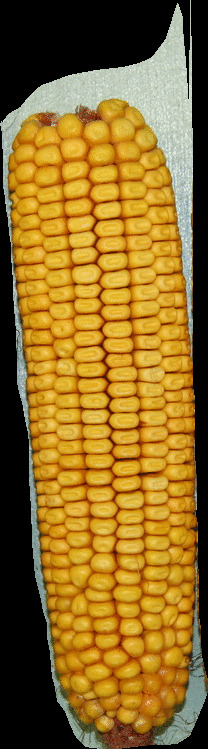
#> input picture images/corn/test5.jpg, 208 x 749 px, found by its file name
$ python 3.py
#> lines starting #> are read from the running program, lines starting #| are printed output that depends on the picture; after the words box and inside, x2 and y2 are one past the last pixel; in counts of white or black regions, pixels touching at a corner belong together
import cv2
import numpy as np

def detect_color_kernels(image_path):
    # Load the image
    image = cv2.imread(image_path)
#> image is the input picture: shape (749, 208, 3); mean B, G, R 39, 108.4, 142.9

    # Convert the image to HSV color space
    hsv_image = cv2.cvtColor(image, cv2.COLOR_BGR2HSV)
#> hsv_image: shape (749, 208, 3); mean H, S, V 21.9, 147.5, 144.5

    # Define the lower and upper thresholds for yellow color
    yellow_lower = np.array([20, 100, 100])
    yellow_upper = np.array([30, 255, 255])

    # Define the lower and upper thresholds for red color
    red_lower1 = np.array([0, 100, 100])
    red_upper1 = np.array([10, 255, 255])
    red_lower2 = np.array([160, 100, 100])
    red_upper2 = np.array([179, 255, 255])

    # Create masks for yellow and red color ranges
    yellow_mask = cv2.inRange(hsv_image, yellow_lower, yellow_upper)
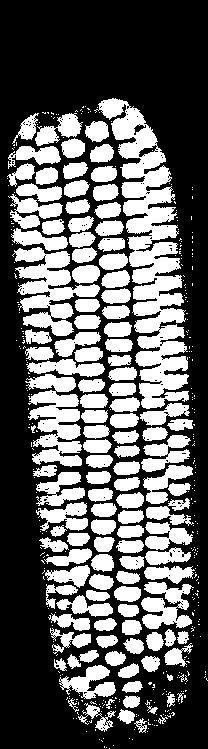
#> yellow_mask: shape (749, 208); 38.6% white; 442 white regions (318 under 20 px), largest, box (x1, y1, x2, y2) and area: (94, 98, 189, 409) 11430, (12, 247, 100, 336) 3533, (25, 374, 82, 467) 3236
    red_mask1 = cv2.inRange(hsv_image, red_lower1, red_upper1)
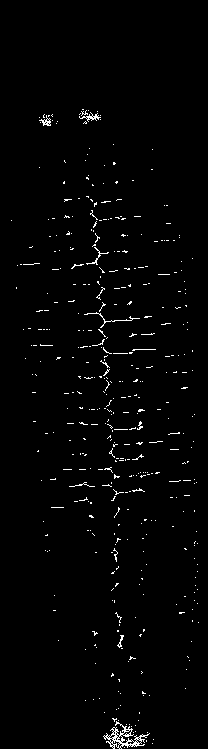
#> red_mask1: shape (749, 208); 1.6% white in thin lines or dots, all inside (x1, y1, x2, y2) = (11, 109, 199, 749)
    red_mask2 = cv2.inRange(hsv_image, red_lower2, red_upper2)
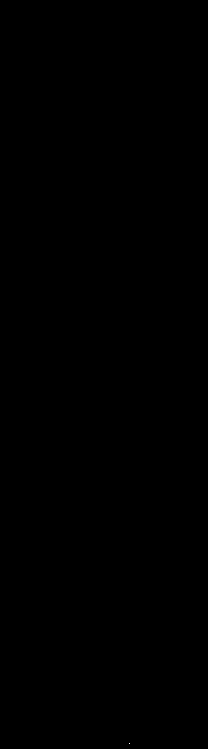
#> red_mask2: shape (749, 208); 0% white in thin lines or dots, all inside (x1, y1, x2, y2) = (129, 743, 130, 744)
    red_mask = cv2.bitwise_or(red_mask1, red_mask2)

    # Apply the masks to the original image
    yellow_result = cv2.bitwise_and(image, image, mask=yellow_mask)
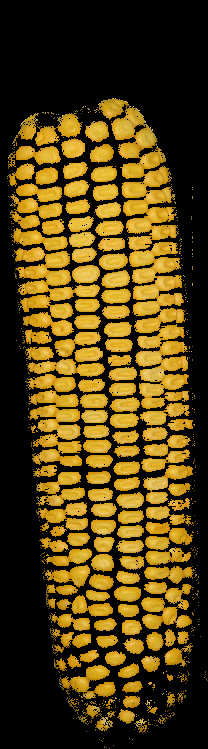
#> yellow_result: shape (749, 208, 3); mean B, G, R 16.3, 64.1, 83.2
    red_result = cv2.bitwise_and(image, image, mask=red_mask)
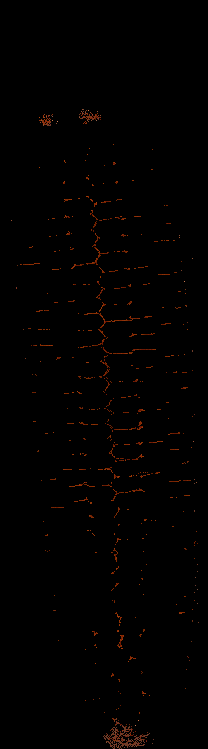
#> red_result: shape (749, 208, 3); mean B, G, R 0.2, 0.7, 2

    # Count the number of yellow and red color kernels
    yellow_count = np.count_nonzero(yellow_result)
#> yellow_count = 180253
    red_count = np.count_nonzero(red_result)
#> red_count = 6694

    # Display the number of yellow and red color kernels
    print("Number of yellow color kernels:", yellow_count)
#| Number of yellow color kernels: 180253
    print("Number of red color kernels:", red_count)
#| Number of red color kernels: 6694

# Example usage
image_path = r'C:\Users\C.GOUTHAM\Desktop\Deepcorn\images\corn\test5.jpg'
detect_color_kernels(image_path)

$ run again, with images/corn/test1.jpg copied over images/corn/test5.jpg
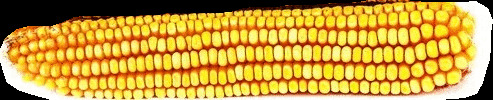
#> input picture images/corn/test1.jpg, 493 x 100 px, found by its file name
#> in detect_color_kernels, image is the input picture: shape (100, 493, 3); mean B, G, R 62.2, 158, 198
#> hsv_image: shape (100, 493, 3); mean H, S, V 21.7, 165.4, 198.2
#> in detect_color_kernels, `yellow_mask = cv2.inRange(hsv_image, yellow_lower, yellow_upper)`:
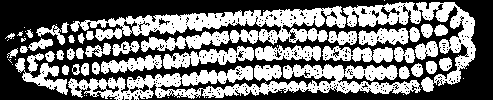
#> yellow_mask: shape (100, 493); 46.6% white; 65 white regions (25 under 20 px), largest, box (x1, y1, x2, y2) and area: (68, 64, 421, 100) 5769, (70, 6, 346, 52) 5603, (343, 2, 476, 92) 3125
#> red_mask1: shape (100, 493); 6.2% white in thin lines or dots
#> red_mask2: shape (100, 493); 0% white in thin lines or dots, all inside (x1, y1, x2, y2) = (89, 18, 387, 65)
#> red_mask: shape (100, 493); 6.2% white in thin lines or dots
#> in detect_color_kernels, `red_result = cv2.bitwise_and(image, image, mask=red_mask)`:
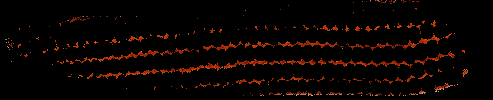
#> red_result: shape (100, 493, 3); mean B, G, R 0.6, 3.2, 10.6
#> yellow_count = 68638
#> red_count = 8060
#| Number of yellow color kernels: 68638
#| Number of red color kernels: 8060

$ run again, with images/corn/test2.jpg copied over images/corn/test5.jpg
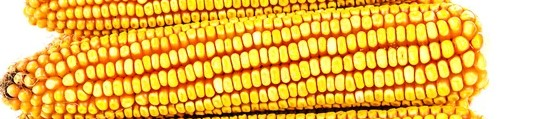
#> input picture images/corn/test2.jpg, 542 x 119 px, found by its file name
#> in detect_color_kernels, image is the input picture: shape (119, 542, 3); mean B, G, R 81.5, 185.1, 231.2
#> hsv_image: shape (119, 542, 3); mean H, S, V 20.2, 172.3, 231.4
#> in detect_color_kernels, `yellow_mask = cv2.inRange(hsv_image, yellow_lower, yellow_upper)`:
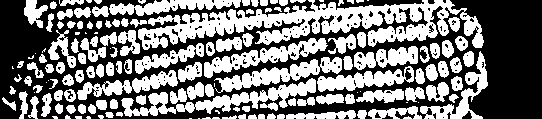
#> yellow_mask: shape (119, 542); 47.6% white; 151 white regions (31 under 20 px), largest, box (x1, y1, x2, y2) and area: (138, 0, 484, 50) 7434, (121, 78, 316, 117) 2176, (214, 57, 342, 93) 1597
#> red_mask1: shape (119, 542); 6.8% white in thin lines or dots, all inside (x1, y1, x2, y2) = (6, 0, 475, 119)
#> red_mask2: shape (119, 542); every value is 0
#> in detect_color_kernels, `red_result = cv2.bitwise_and(image, image, mask=red_mask)`:
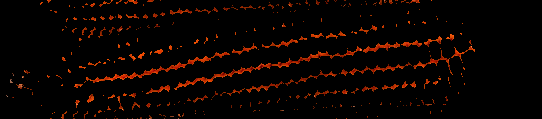
#> red_result: shape (119, 542, 3); mean B, G, R 0.2, 3.3, 11.7
#> yellow_count = 91261
#> red_count = 9715
#| Number of yellow color kernels: 91261
#| Number of red color kernels: 9715
